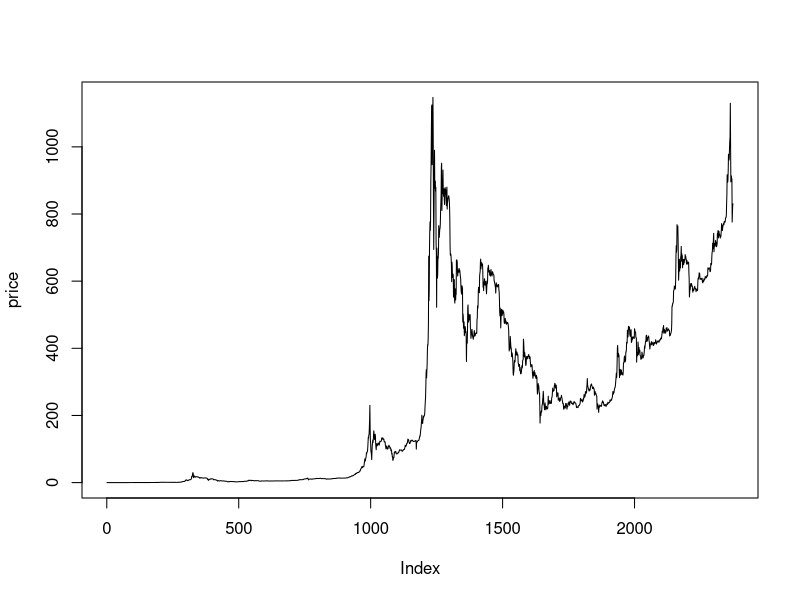
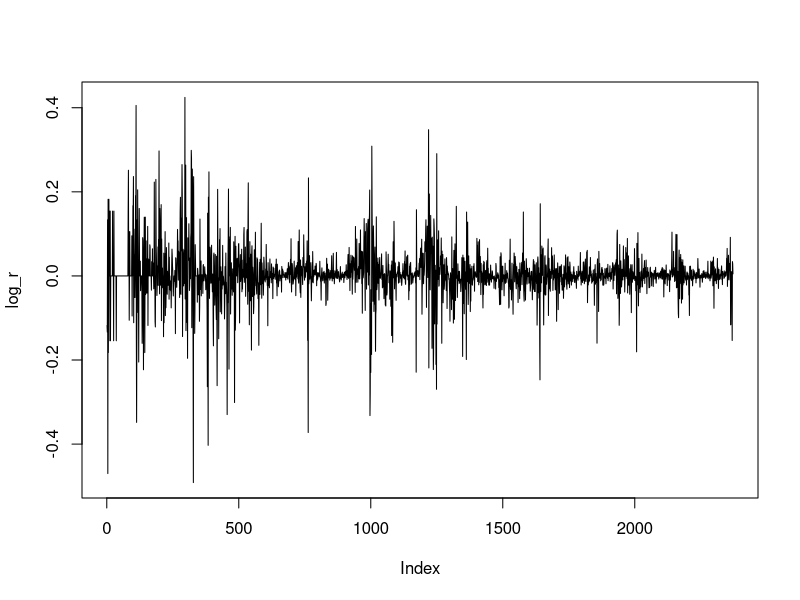
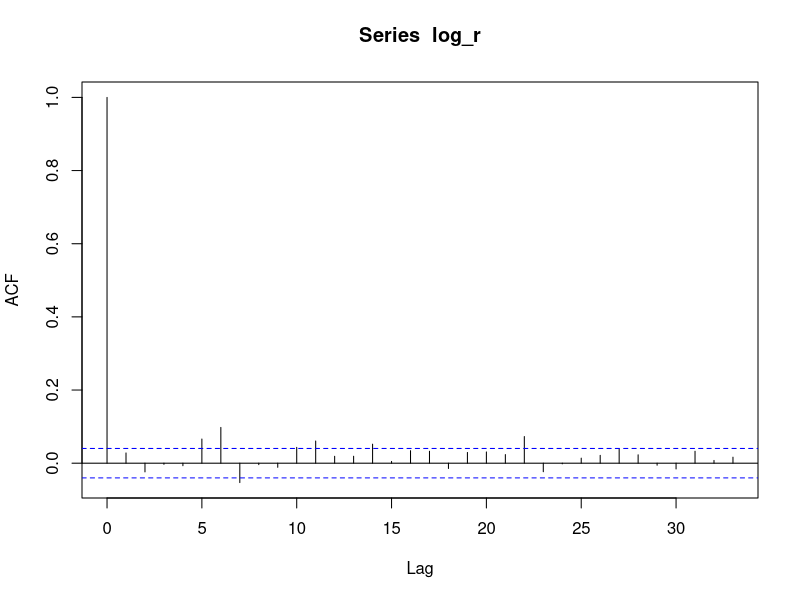
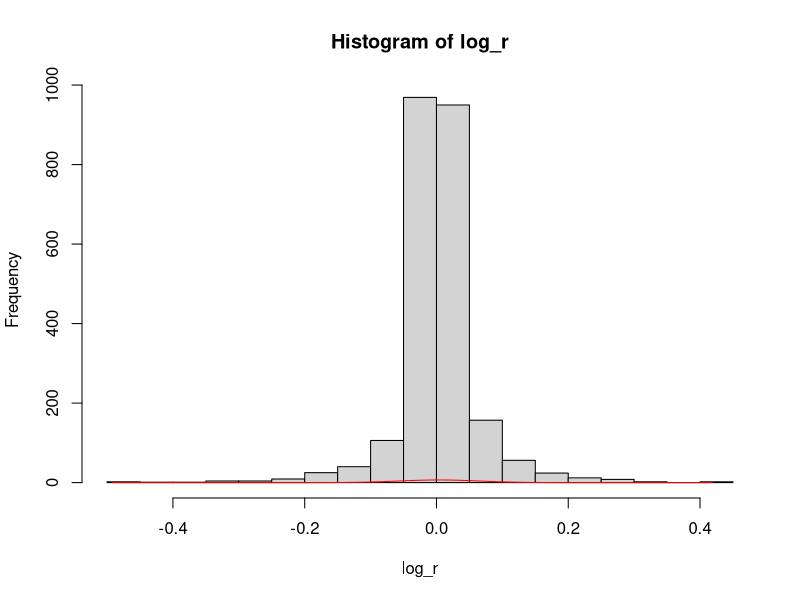
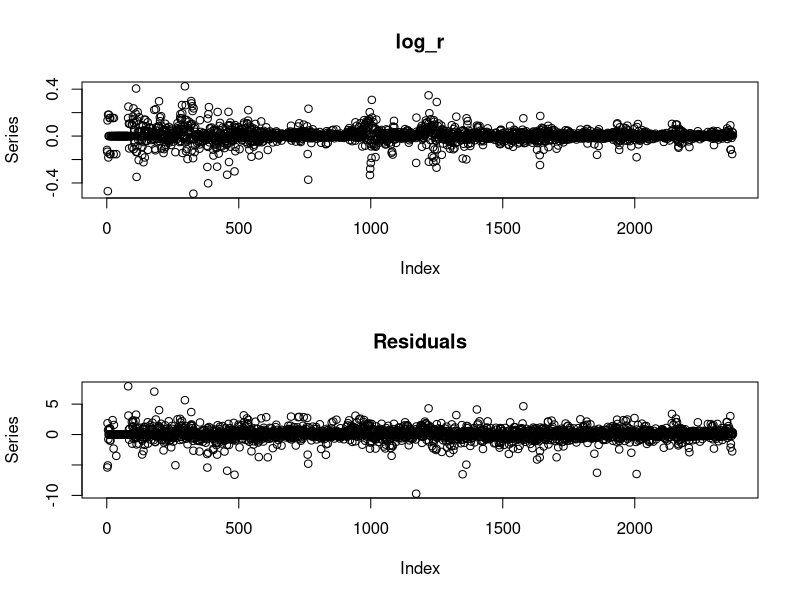
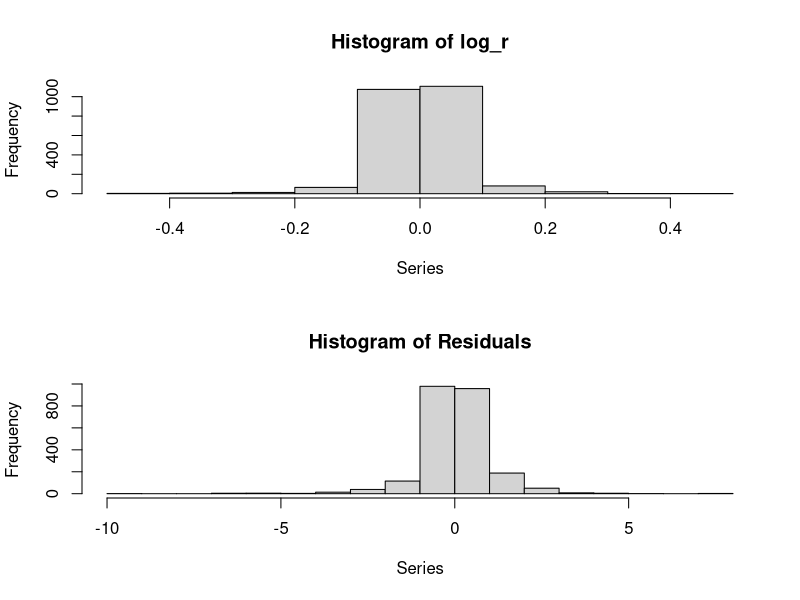
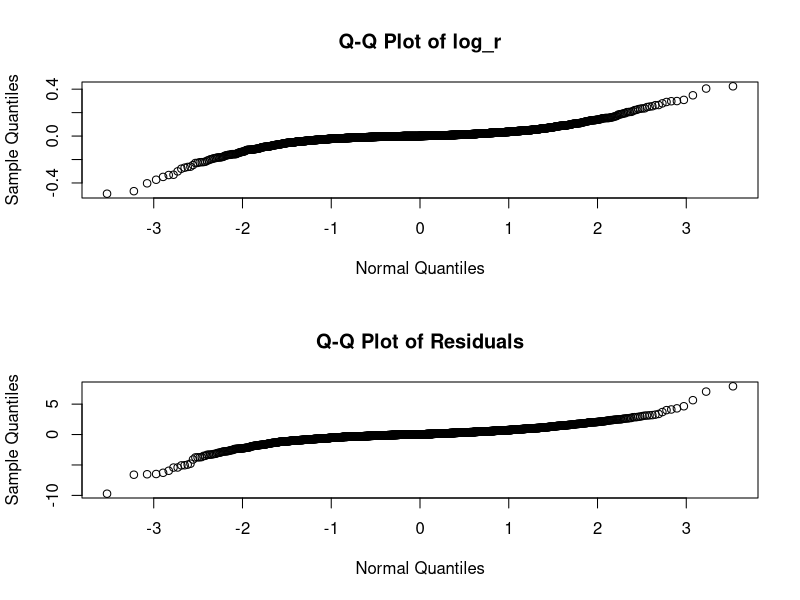
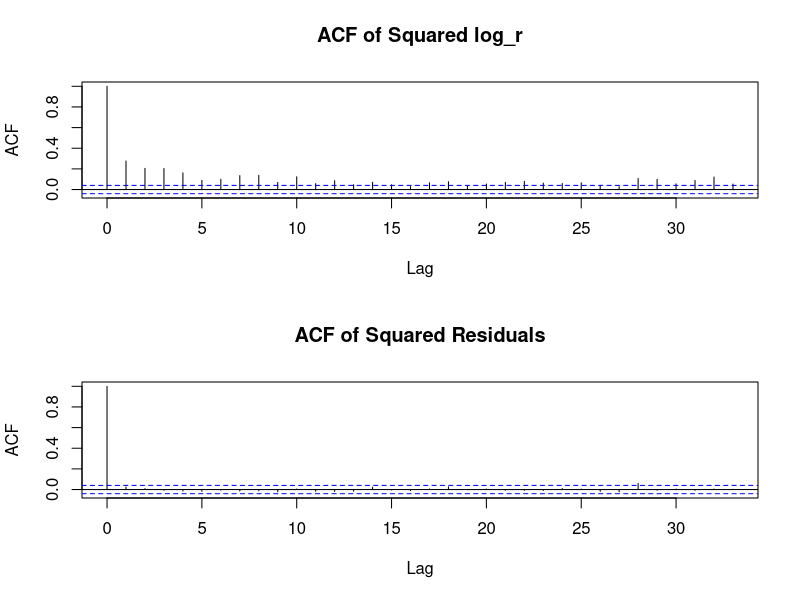

Write the R code that produced these figures, in order. (Note: this script raises an error after producing the figures.)
library(tseries)
library(MASS)
library(stats)
library(fGarch)

date_price <- read.csv("dataa.csv", sep=",")
price <- date_price[1:2373,2]
plot(price,type='l')

log_r <- diff(log(price))
plot(log_r, type='l')
acf(log_r)

hist(log_r, breaks = 20)
osx<-seq(min(log_r),max(log_r), 0.01)
lines(osx, dnorm(osx, mean(log_r),sd(log_r)),col='red')
      

ks.test(log_r, pnorm, mean(log_r), sd(log_r), alternative = "two.sided")
ks.test(log_r, plnorm, mean(log_r), sd(log_r), alternative = "two.sided")
ks.test(log_r, pt, df = 3, alternative = "two.sided")

fitdistr(log_r, "t") #1.2259...
ks.test(log_r, pt, df = 1, alternative = "two.sided")
ks.test(log_r, pt, df = 2, alternative = "two.sided")


  ###test 1 - garch(1,1) 
garch11 <- garch(log_r)
summary(garch11)  # ARCH effects are filtered. However, 
plot(garch11, type='l')     # conditional normality seems to be violated


  #### prediction 
g = garchFit(~garch(1,1), log_r, cond.dist= "norm", include.mean=FALSE, trace=FALSE)  
omega = g@fit$matcoef[1,1]
alpha = g@fit$matcoef[2,1]
beta = g@fit$matcoef[3,1]

alpha+beta ### tesne>1 !!!!

sigma = omega + alpha * log_r[2372]^2 + beta*g@h.t[2372]   #compute sigma^2 for t+1
print(sigma)
plot(g)

##### testin prediction with 2000 data
g2 = garchFit(~garch(1,1), log_r[1:2000], cond.dist= "norm", include.mean=FALSE, trace=FALSE)  
omega2 = g2@fit$matcoef[1,1]
alpha2 = g2@fit$matcoef[2,1]
beta2 = g2@fit$matcoef[3,1]

alpha2+beta2 ###tesne >1 !!!!

sigma2 = omega2 + alpha2 * log_r[2000]^2 + beta2*g@h.t[2000]   #compute sigma^2 for t+1
print(sigma2)
plot(g2)
sigma2 = c()

### 2000:2372
for(i in 1:372){
  sigma2[i] = omega2 + alpha2 * log_r[1999+i]^2 + beta2*g@h.t[1999+i]
}
plot(sqrt(sigma2), type='l')

plot(g@h.t, type='l')
lines(seq(2001,2372,1), sigma2, col='red')
### same thing....
###
###2016-01/2017
plot(g@h.t[1994:2372], type='l')
###07/2010-12/2011
plot(g@h.t[1:532], type='l')
lines(g@h.t[1994:2372], col='red')

### variance with the Least Squares Fit
### 01/01/2011
variance <- ts(g@h.t[168:length(g@h.t)], start = c(2011), frequency = 365)
#plot(g@h.t, type='l')
plot(variance)
#abline(lsfit(201:(2011+2205), variance), col='red')

plot(g@h.t, type='l')
abline(lsfit(1:length(g@h.t), g@h.t), col='red')
a1 <- lsfit(1:length(g@h.t), g@h.t)
ls.print(a1)  ## Intercept  0.0093,

## 2blocks of data
par(mfrow=c(2,1))
#1
plot(g@h.t[1:1150], type='l')
abline(lsfit((1:1150), g@h.t[1:1150]), col='red')
#2
plot(g@h.t[1151:2372], type='l')
abline(lsfit((1151:2372), g@h.t[1151:2372]), col='red')
